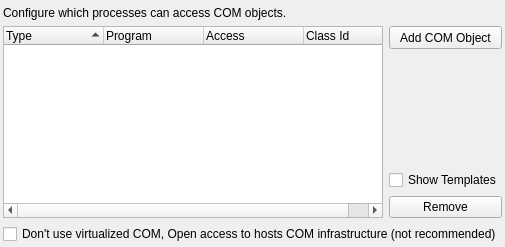
           <widget class="QWidget" name="tabCOM">
            <attribute name="title">
             <string>COM</string>
            </attribute>
            <layout class="QGridLayout" name="gridLayout_76">
             <property name="leftMargin">
              <number>3</number>
             </property>
             <property name="topMargin">
              <number>6</number>
             </property>
             <property name="rightMargin">
              <number>3</number>
             </property>
             <property name="bottomMargin">
              <number>3</number>
             </property>
             <item row="0" column="0">
              <layout class="QGridLayout" name="gridLayout_71">
               <item row="4" column="1">
                <widget class="QPushButton" name="btnDelCOM">
                 <property name="text">
                  <string>Remove</string>
                 </property>
                </widget>
               </item>
               <item row="1" column="0" rowspan="4">
                <widget class="QTreeWidget" name="treeCOM">
                 <property name="sortingEnabled">
                  <bool>true</bool>
                 </property>
                 <column>
                  <property name="text">
                   <string>Type</string>
                  </property>
                 </column>
                 <column>
                  <property name="text">
                   <string>Program</string>
                  </property>
                 </column>
                 <column>
                  <property name="text">
                   <string>Access</string>
                  </property>
                 </column>
                 <column>
                  <property name="text">
                   <string>Class Id</string>
                  </property>
                 </column>
                </widget>
               </item>
               <item row="3" column="1">
                <widget class="QCheckBox" name="chkShowCOMTmpl">
                 <property name="text">
                  <string>Show Templates</string>
                 </property>
                </widget>
               </item>
               <item row="1" column="1">
                <widget class="QToolButton" name="btnAddCOM">
                 <property name="sizePolicy">
                  <sizepolicy hsizetype="Preferred" vsizetype="Fixed">
                   <horstretch>0</horstretch>
                   <verstretch>0</verstretch>
                  </sizepolicy>
                 </property>
                 <property name="minimumSize">
                  <size>
                   <width>0</width>
                   <height>23</height>
                  </size>
                 </property>
                 <property name="text">
                  <string>Add COM Object</string>
                 </property>
                </widget>
               </item>
               <item row="2" column="1">
                <spacer name="verticalSpacer_35">
                 <property name="orientation">
                  <enum>Qt::Orientation::Vertical</enum>
                 </property>
                 <property name="sizeHint" stdset="0">
                  <size>
                   <width>20</width>
                   <height>40</height>
                  </size>
                 </property>
                </spacer>
               </item>
               <item row="0" column="0">
                <widget class="QLabel" name="label_29">
                 <property name="text">
                  <string>Configure which processes can access COM objects.</string>
                 </property>
                 <property name="wordWrap">
                  <bool>true</bool>
                 </property>
                </widget>
               </item>
              </layout>
             </item>
             <item row="1" column="0">
              <widget class="QCheckBox" name="chkOpenCOM">
               <property name="text">
                <string>Don't use virtualized COM, Open access to hosts COM infrastructure (not recommended)</string>
               </property>
              </widget>
             </item>
            </layout>
           </widget>
